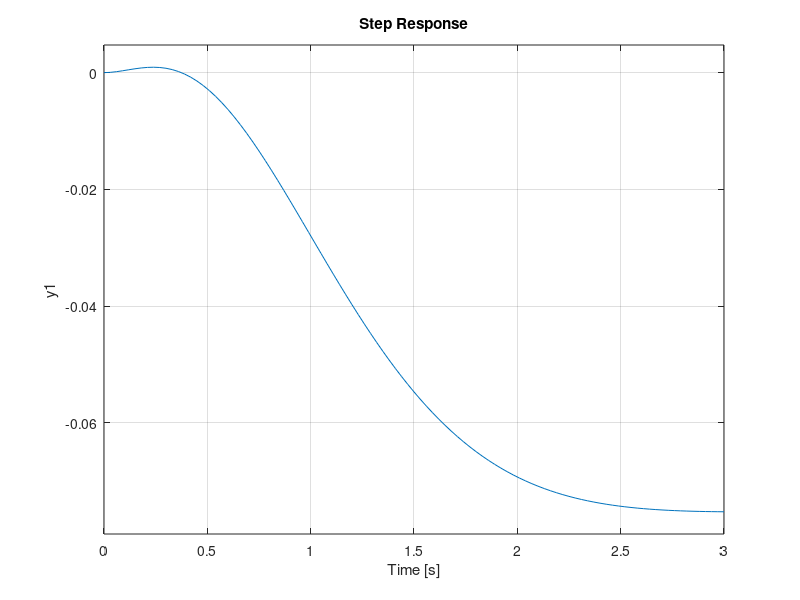

Recreate this plot in MATLAB.
clc;
close all;
clear all;

% LQR design controller with Kalamn Filter
%% system inputs ::
M=1.5;
m=0.5;
l=1.2;
k1=1;  % linear velocity friction coefficient 
k2=.05;  % rotional velocity friction coefficint
g=9.81;
Ic= [0 0 -10*pi/180 0];
%% system matrix & control matrix 
A=[0    1       0           0;...
   0   -k1/M   -m*g/M       k2/l/M;...
   0    0       0           1;...
   0    k1/l/M  g*(M+m)/l/M -k2*(M+m)/l^2/M/m];
B=[0;...
    1/M;...
    0;...
    -1/l/M];
C=[1 0 1 0];
D=0;
eigen_val=eig(A);  % unstable system 
sys=ss(A,B,C,D);
% check obvervability and controllability
rank(ctrb(A,B));
rank(obsv(A,C));
% WO=gram(sys,'o');
% to check obsevability gramian to determine how far it is observable
% the gram command cannot be used for un stable dynamics so we must
% eliminate ubstable pole 
% Aaug=A(2:4,2:4);
% Baug=B(2:4,:);
% Caug=C(:,2:4);
% Daug=zeros(size(Caug,1),size(Baug,2));
% sysaug=ss(Aaug,Baug,Caug,Daug);
% WO=gram(sysaug,'o');
% det(WO)

% we will design controller based on LQR algorithem
Q=[(10/3)^2 0        0           0;...
   0     (1/3)^2   0           0;...
   0     0        (1/pi)^2  0;...
   0     0        0           (1/pi)^2];
R=[(10/40)^2]; 
% this Q,R Matrices based on maximum limits for every state and input
[Kr,S,E]=lqr(A,B,Q,R)
sys=ss(A-B*Kr,B,C,D);


%%
% then design observer based on x measure ment only 
% covariance of disturbance and noise based on 1000 measurement to get
% disturbance and noise .
Wd=0.05*randn(1000,4);   %effect of noise is less than disturbance 
Wn=.5*randn(1000,1);

Vd=cov(Wd);
Vn=cov(Wn);

% then we will design kalman filter 
Kf=(lqr(A',C',Vd,Vn))';
% then build kalman filter system 
sysKF=ss(A-Kf*C,[B Kf],eye(4),0*[B Kf]);
step(sys);